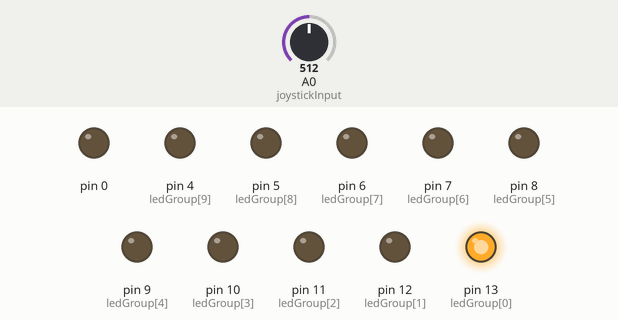
The sketch below on a simulated Arduino Uno, built with avr-gcc and run on an emulated ATmega328P. Parts: output pins drawn as LEDs (lit = HIGH). Dashed ring = blinking. The inputs (shaded band) are chosen by the test bench; at power-on: A0 (joystickInput) = 512.

Above: at 1.2 s.
1.3 s: A0 (joystickInput) set to 111
2.8 s: A0 (joystickInput) set to 94
At 2.94 s:
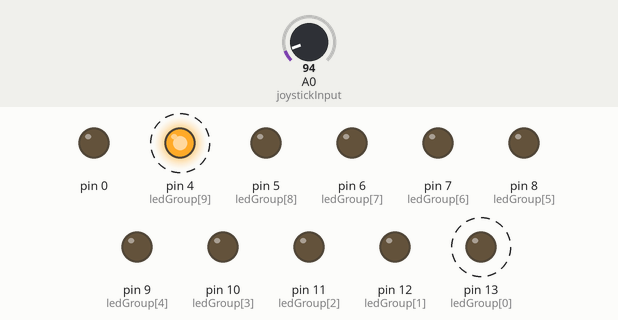
5.8 s: A0 (joystickInput) set to 110
At 5.8 s:
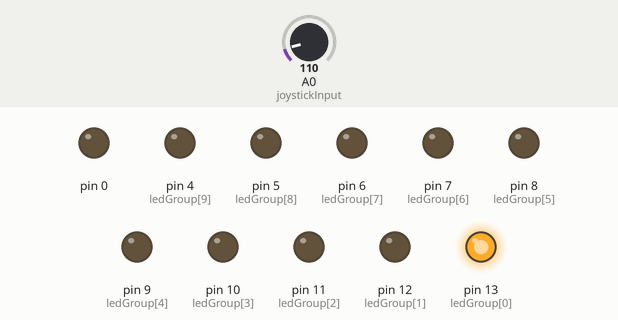
7.3 s: A0 (joystickInput) set to 90
At 7.62 s:
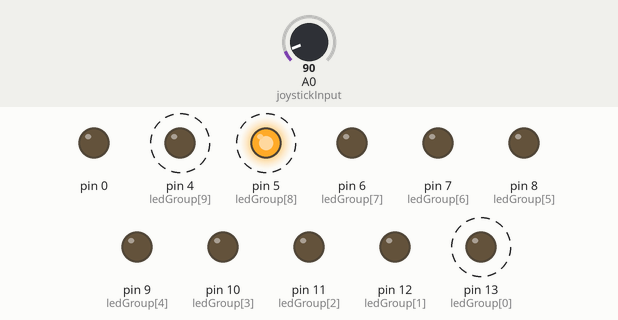
Timing chart, 0 to 11.3 s (numbered marks = the images above; inputs shaded):
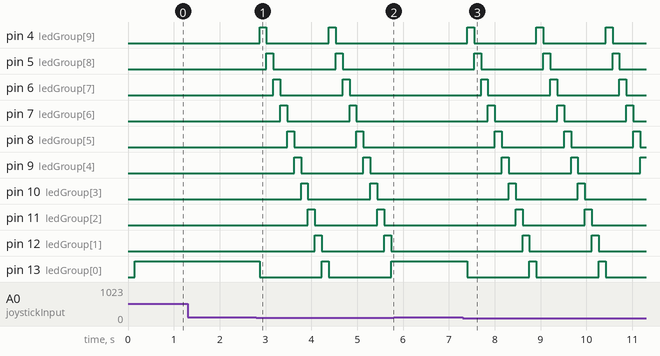

The sketch:

scrollBuild.ino
```cpp
// This is the code for my LED scroller-througher.
// I have 10 LED lights, each one of which corresponds to a digit from 0 - 9.
// The analog joystick is used to scroll through the LEDs.
// I was rather uncertain how to use the joystick, thus I watched a short YouTube video to help me out. Video -- https://youtu.be/MlDi0vO9Evg
// Please refer to the attached Read Me for full analysis, documentation, and comments on this project.

//  Declaring joystick funtionality.
const int joystickInput = A0;
const int joystickButton = 2;
const int joystickMin = 100;
const int joystickMax = 923;

// Declaring LEDs and establishing the active LED.
const int ledGroup[] = {13,12,11,10,9,8,7,6,5,4};
const int arraySize = sizeof(ledGroup)/sizeof(ledGroup[0]);
int activeLed = 0;

// Declaring the variables needed for multitasking: the interval the program waits before checking, and initializing previous millis to use in comparison.
long interval1 = 150;
long previousMillis1 = 0;


void setup() {
//  Putting all the pins into output mode and making sure they're all off.
   for (int counter = 0; counter < sizeof(ledGroup); counter++){
    pinMode(ledGroup[counter], OUTPUT);
    digitalWrite(ledGroup[counter], LOW);
  }
}

void loop() {
 // This is where the program measures when to execute, decided by the interval, and when appropriate it samples the joystick input using the joystickRead function and then executes the scrollLed function.
  unsigned long currentMillis1 = millis();
  if (currentMillis1 - previousMillis1 > interval1){
    previousMillis1 = currentMillis1;
    int joystickDirection = joystickRead();
    scrollLed(joystickDirection);

  }
}

int joystickRead(){
 // This is the function to read the input from the joystick's X-axis pin.
  int joystickValue = analogRead(joystickInput);
  return joystickValue;
}

void scrollLed(int joystickDirection){
  // This is where the LED gets changed.
  digitalWrite(ledGroup[activeLed], LOW);

  int direction = 0;
   // Establishing the direction variable when either min/max value is reached on the joystick.
  if (joystickDirection < joystickMin){
    direction = -1;
  }
  if (joystickDirection > joystickMax){
    direction = +1;
  }

  //Here is where the LED actually gets changed.
  activeLed = (activeLed + direction);

  // Here we establish what happens when the ends of the array are reached, and a roll-over effect is attained.
  if (activeLed < 0){
    activeLed = arraySize - 1;
  }
  if (activeLed == arraySize){
    activeLed = 0;
  }

  // And finally here we turn on the new LED!
  digitalWrite(ledGroup[activeLed], HIGH);
}
```

Measured:
- the behaviour switches between 100 and 99 on A0 (joystickInput) (found by bisection; images 0 and 1)
- after the input at 2.8 s, pin 4 (ledGroup[9]): alternates HIGH for 0.15 s and LOW for 1.4 s, starting after 0.07 s; pin 5 (ledGroup[8]): alternates HIGH for 0.15 s and LOW for 1.4 s, starting after 0.22 s
- after the input at 5.8 s, pin 4 (ledGroup[9]): stays LOW (without the input it goes to HIGH after 0.09 s); pin 5 (ledGroup[8]): stays LOW (without the input it goes to HIGH after 0.24 s)
- after the input at 7.3 s, pin 4 (ledGroup[9]): alternates HIGH for 0.15 s and LOW for 1.4 s, starting after 0.10 s; pin 5 (ledGroup[8]): alternates HIGH for 0.15 s and LOW for 1.4 s, starting after 0.25 s
